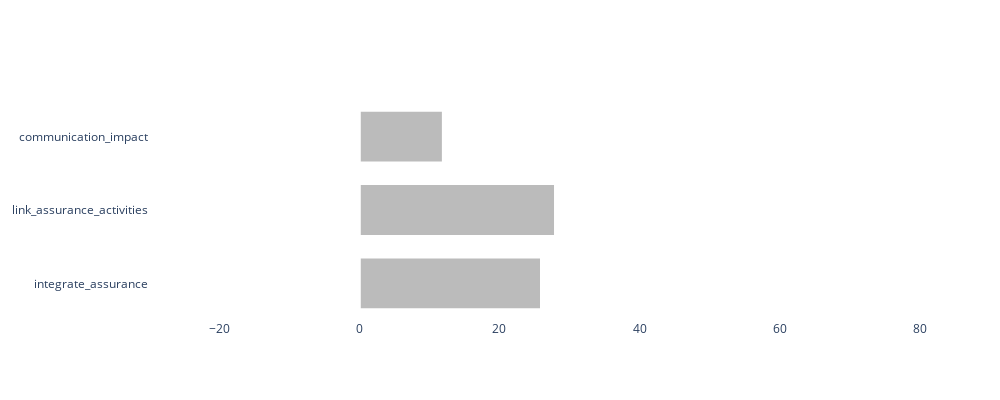

The notebook cell saved with this chart:
### Code cell
centered_likert_plot(df_opinion, palette_right=['Gray'], right_columns=['Neutral'], xaxis_range=[-30, 80], output_file="report_plots/perception_neutral_assurance.svg")

### Figure 1 — Plotly figure (JSON) as saved in the notebook; plotly's stock layout.template omitted (floating-point values rounded to 4 significant figures)
{"data": [{"hovertemplate": "%{y}: %{x}", "marker": {"color": "#BBBBBB", "line": {"color": "white", "width": 3}}, "name": "Neutral", "orientation": "h", "type": "bar", "x": [12, 28.0, 26], "y": ["communication_impact", "link_assurance_activities", "integrate_assurance"]}], "layout": {"bargap": 0.2, "bargroupgap": 0.1, "barmode": "relative", "font": {"size": 12}, "height": 400, "legend": {"orientation": "h", "x": -0.05, "y": 1.1}, "paper_bgcolor": "white", "plot_bgcolor": "white", "width": 1000, "xaxis": {"range": [-30, 80], "showgrid": false}, "yaxis": {"autorange": "reversed", "showgrid": false}}}
